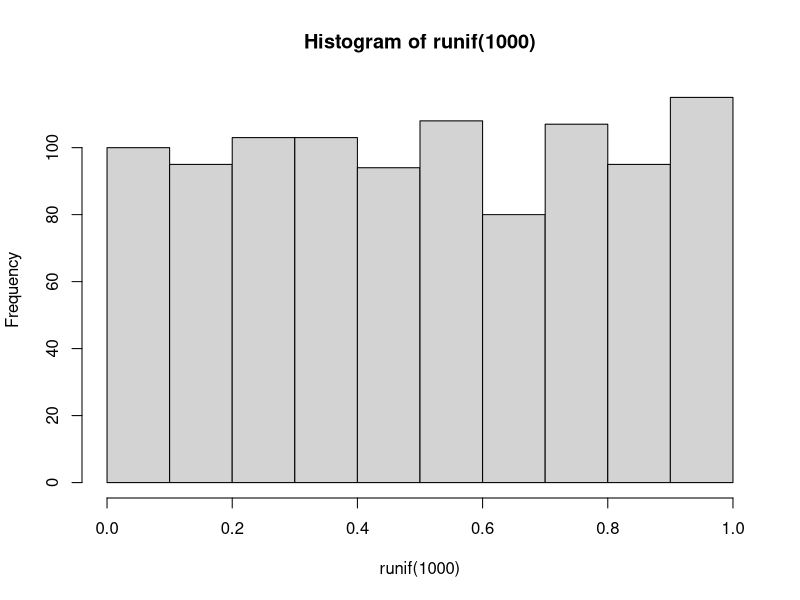
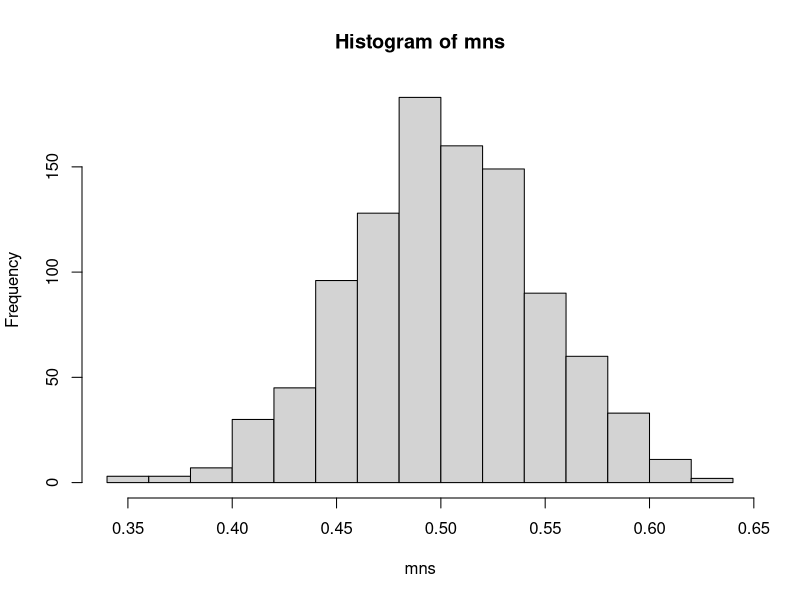
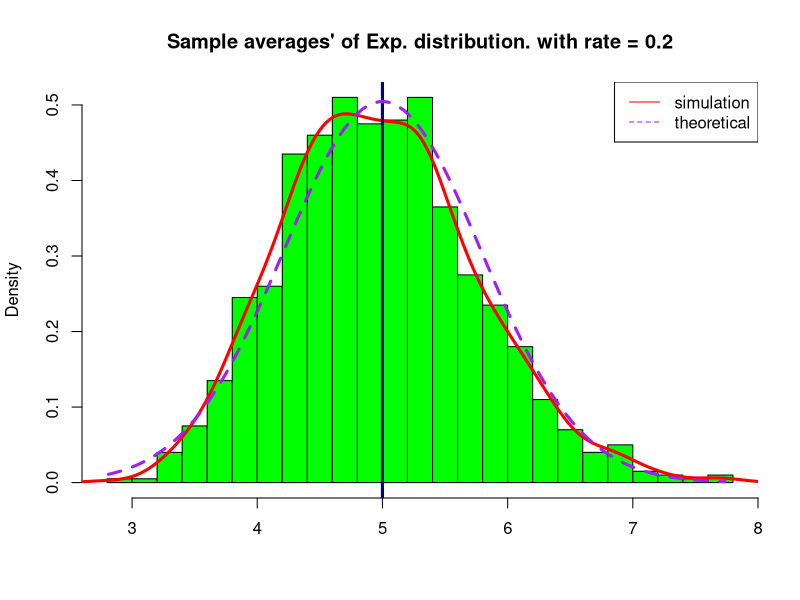
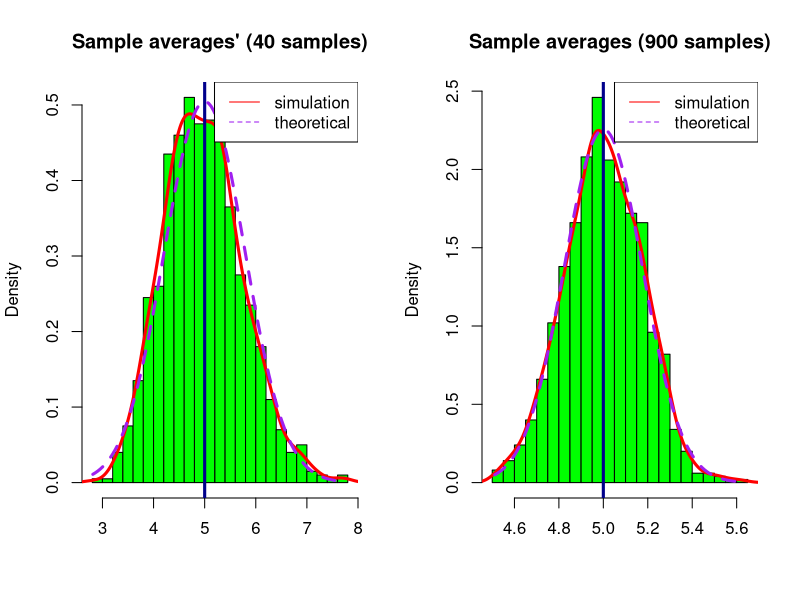
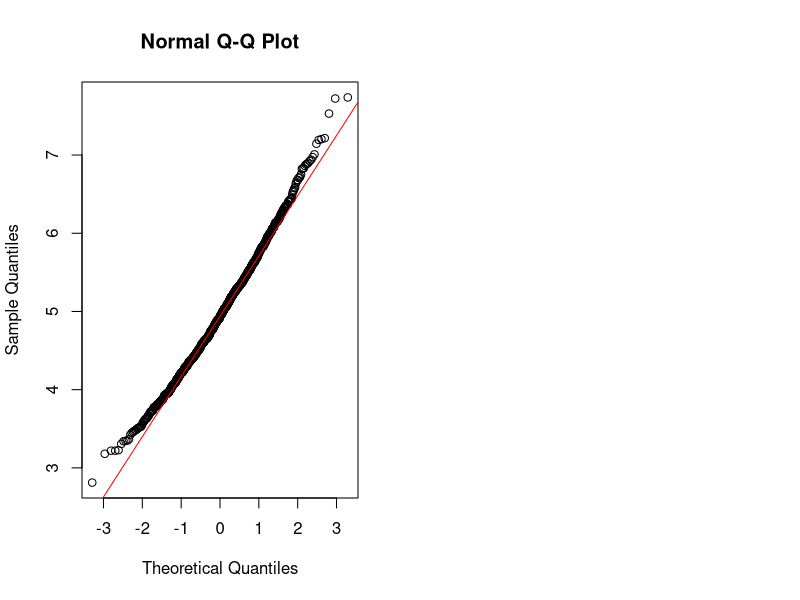

These figures' R source, in order:
## ---- chunk 1
knitr::opts_chunk$set(echo = TRUE)
## ---- chunk 2
hist(runif(1000))

## ---- chunk 3
mns = NULL
for(i in 1 : 1000) mns = c(mns, mean(runif(40)))
hist(mns)

## ---- chunk 4
set.seed(1234)      #set the seed
lambda <- .2        #lambda
n <- 40             #sample
simulations <- 1000 #number of test
d.mean <- 1/lambda
d.sd <- 1/lambda

exp.sim <- matrix(rexp(simulations*n, rate = lambda), simulations, n)
means <- rowMeans(exp.sim)

## ---- chunk 5
plot.hist.scale <- function(subject, ms, ss) {
  hist(ms, breaks=25, probability=TRUE, main=subject, xlab="", col="green")
  lines(density(ms), col="red", lwd=3) 
  curve(dnorm(x, d.mean, d.sd/sqrt(ss)), min(ms), max(ms), col="purple", add=T, lty=2, lwd=3)

  # add legend
  legend('topright', c("simulation", "theoretical"), lty=c(1,2), col=c("red", "purple"))
}  
  
plot.hist <- function(subject, ms, ss) {
  hist(ms, breaks=25, prob=TRUE,
       main=subject, xlab="", col="green")
  lines(density(ms), col="red", lwd=3) # density of the averages of samples

  abline(v=d.mean, col="darkblue", lwd=3) # Theoretical distribution center

  # theoretical density of the averages of samples
  curve(dnorm(x, d.mean, d.sd/sqrt(ss)), min(ms), max(ms), col="purple", add=T, lty=2, lwd=3)
  # add legend
  legend('topright', c("simulation", "theoretical"), lty=c(1,2), col=c("red", "purple"))
}

## ---- chunk 6
plot.hist("Sample averages' of Exp. distribution. with rate = 0.2", means, n)
## ---- chunk 7
sample.mean <- mean(means)
theoretical.mean <- 1/lambda
## ---- chunk 8
sample.sd <- sd(means)
theoretical.sd <- (d.sd)/sqrt(n)

sample.var <- var(means)
theoretical.var <- 1 / (lambda ** 2 * 40)
## ---- chunk 9
mult = 20
par(mfrow=c(1,2))
means2 <- rowMeans(matrix(rexp(simulations*n*mult, rate=lambda), 
                 simulations, n * mult))
plot.hist("Sample averages' (40 samples)", means, n)
plot.hist("Sample averages (900 samples)", means2, n * mult)
## ---- chunk 10
qqnorm(means, col="black")
qqline(means, col="red")
